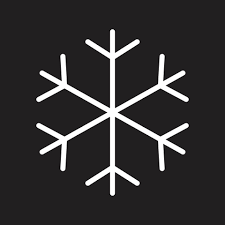
#> input picture Open CV/Brightness Control With Hand Detection OpenCV Python Source Code/snowflake.png, 225 x 225 px
$ python contour_2.py
#> lines starting #> are read from the running program, lines starting #| are printed output that depends on the picture; after the words box and inside, x2 and y2 are one past the last pixel; in counts of white or black regions, pixels touching at a corner belong together
import cv2
import numpy as np

OPENCV_MAJOR_VERSION = int(cv2.__version__.split('.')[0])

img = cv2.pyrDown(cv2.imread("snowflake.png"))
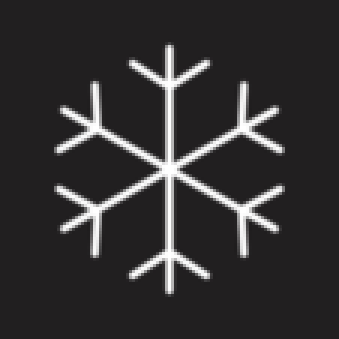
#> img: shape (113, 113, 3) (shown 3 times larger); mean B, G, R 49.5, 48.6, 50.5

ret, thresh = cv2.threshold(cv2.cvtColor(img, cv2.COLOR_BGR2GRAY),
                            127, 255, cv2.THRESH_BINARY)
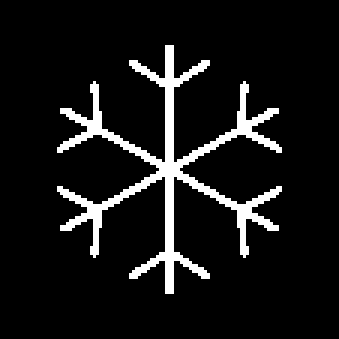
#> thresh: shape (113, 113) (shown 3 times larger); 8.6% white in thin lines or dots, all inside (x1, y1, x2, y2) = (19, 15, 94, 98)

contours, hier = cv2.findContours(thresh, cv2.RETR_EXTERNAL,
                                      cv2.CHAIN_APPROX_SIMPLE)
#> contours = 1 contour; box (x1, y1, x2, y2) and area: (19, 15, 94, 98) 748

for c in contours:
    # find bounding box coordinates
    x, y, w, h = cv2.boundingRect(c)
    cv2.rectangle(img, (x,y), (x+w, y+h), (0, 255, 0), 2)

    # find minimum area
    rect = cv2.minAreaRect(c)
    # calculate coordinates of the minimum area rectangle
    box = cv2.boxPoints(rect)
    # normalize coordinates to integers
    box = np.int0(box)
    # draw contours
    cv2.drawContours(img, [box], 0, (0, 0, 255), 3)

    # calculate center and radius of minimum enclosing circle
    (x, y), radius = cv2.minEnclosingCircle(c)
    # cast to integers
    center = (int(x), int(y))
    radius = int(radius)
    # draw the circle
    img = cv2.circle(img, center, radius, (0, 255, 0), 2)
#> this loop made 1 pass
#> (w, h, rect, box, radius) on pass 1: (75, 83, ((56, 56), (82, 74), -90), [[93, 97], [19, 97], [19, 15], [93, 15]], 41)

cv2.drawContours(img, contours, -1, (255, 0, 0), 1)
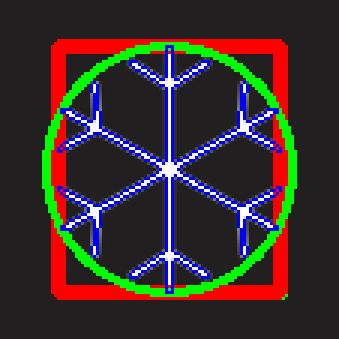
#> img: shape (113, 113, 3) (shown 3 times larger); mean B, G, R 47.6, 47.8, 58.2
cv2.imshow("contours", img)

cv2.waitKey()
cv2.destroyAllWindows()
